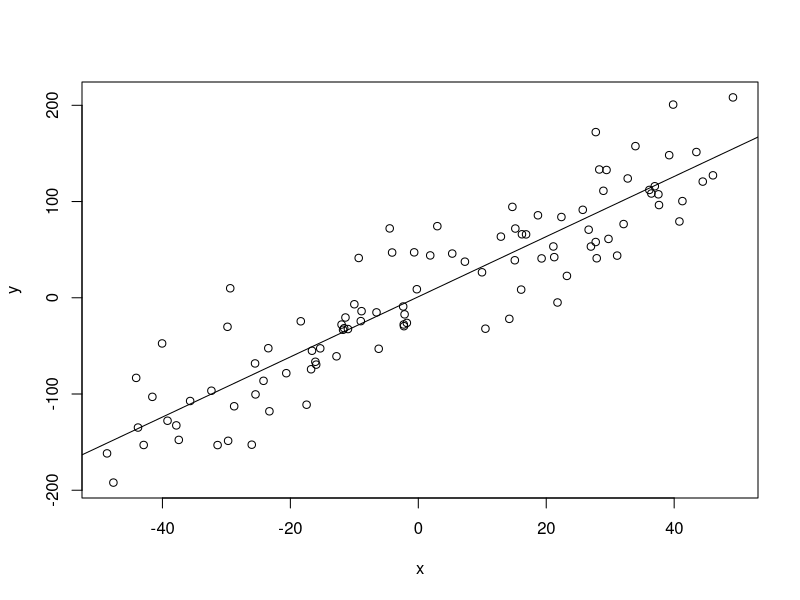
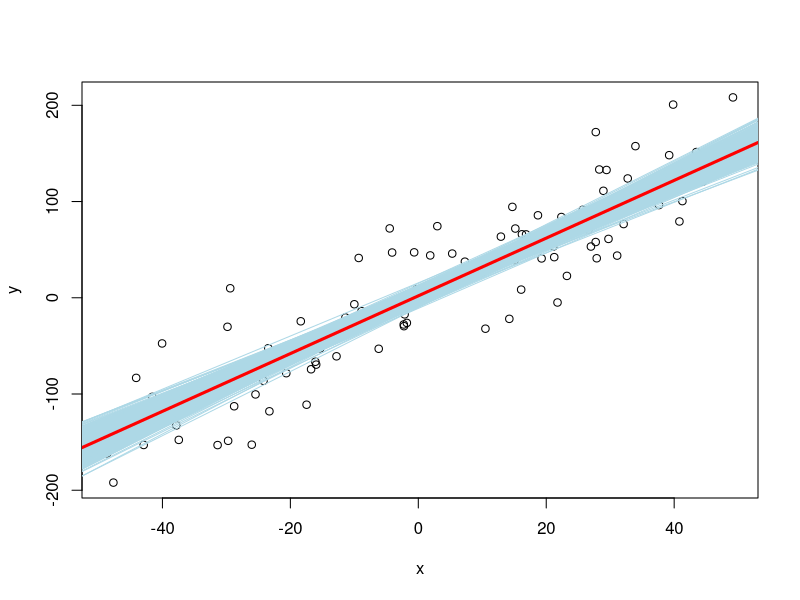
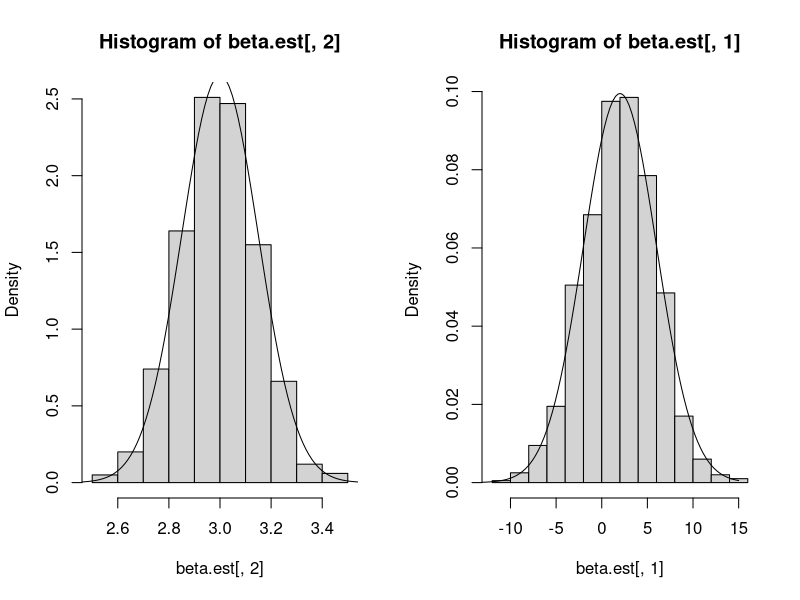

The R source for these figures, in order:
## ---- chunk 1
# knitr::knit_hooks$set(time_it = local({
#   now <- NULL
#   function(before, options) {
#     if (before) {
#       # record the current time before each chunk
#       now <<- Sys.time()
#     } else {
#       # calculate the time difference after a chunk
#       res <- difftime(Sys.time(), now)
#       # return a character string to show the time
#       paste("Time for the chunk", options$label, "to run:", res)
#     }
#   }
# }))
knitr::opts_chunk$set(echo = TRUE)
# knitr::opts_chunk$set(time_it = TRUE)
library(dplyr)
## ---- chunk 2
# Establish population constants
beta.0 <- 2
beta.1 <- 3

# Establish epsilon standard deviation
sigma <- 40

## Generate a 100 values for explanatory variable x, uniformly distributed from -50 to 50.
set.seed(1)
x <- runif(100, -50, 50)
## ---- chunk 3
## Generate y values from the model
y <- beta.0 + beta.1*x + rnorm(100, 0, sigma)

## Fit least squares regression y ~ x, plot the resulting fit.
plot.default(y~x)
abline( lm(y~x) )
## ---- chunk 4
plot.default(y~x)

beta.est <- NULL
for (i in 1:1000){
  y <- beta.0 + beta.1*x + rnorm(100, 0, sigma)
  lm.obj <- lm(y~x)
  abline( lm.obj, col = 'lightblue' )
  beta.est <- rbind( beta.est, lm.obj$coefficients )
}

## Overlay a thick red population regression line over.
abline( beta.0, beta.1, col = 'red', lwd = 3 )
## ---- chunk 5
# Beta_1
mean.1 <- mean(beta.est[,2])
var.theo.1 <- sigma^2 / sum( (x-mean(x))^2 )
var.1 <- var(beta.est[,2])


# Beta_0
mean.0 <- mean(beta.est[,1])
var.theo.0 <- sigma^2 * (1/100 + mean(x)^2/sum( (x-mean(x))^2 ))
var.0 <- var(beta.est[,1])
## ---- chunk 6
data.frame(Equation = c("$\\beta_1$",
                        "$\\beta_0$",
                        "$\\frac{\\sigma^2}{\\sum_{i=1}^{n} (X_i-\\bar X)^2}$",
                        "$\\sigma^2\\times(\\frac{1}{n}+\\frac{\\bar X^2}{\\sum_{i=1}^{n} (X_i-\\bar X)^2})$"),
                 Value = c(beta.1, 
                           beta.0,
                           var.theo.1,
                           var.theo.0 ),
                 Practical=c(mean.1, 
                             mean.0, 
                             var.1,
                             var.0),
                 row.names = c("E[$\\hat{\\beta_1}$]",
                               "E[$\\hat{\\beta_0}$]",
                               "V[$\\hat{\\beta_1}$]",
                               "V[$\\hat{\\beta_0}$]")) %>%
  kableExtra::kbl(escape = F, booktabs = T, align = rep('c', 3), caption = "y = 2 + 3X + $\\epsilon$") %>%
  kableExtra::add_header_above(c(" ", "Theoretical"=2, " ")) %>%
  kableExtra::pack_rows("Expected Value (Mean)", 1, 2) %>%
  kableExtra::pack_rows("Variance", 3, 4)
## ---- chunk 7
par(mfrow=c(1,2))

hist( beta.est[,2], freq = F )
curve( dnorm(x, beta.1, sqrt(var.theo.1)), from=2.4, to=3.6, add = T )

hist( beta.est[,1], freq = F )
curve( dnorm(x, beta.0, sqrt(var.theo.0)), from=-15, to=15, add = T )
## ---- chunk 8
par(mfrow=c(1,1))
